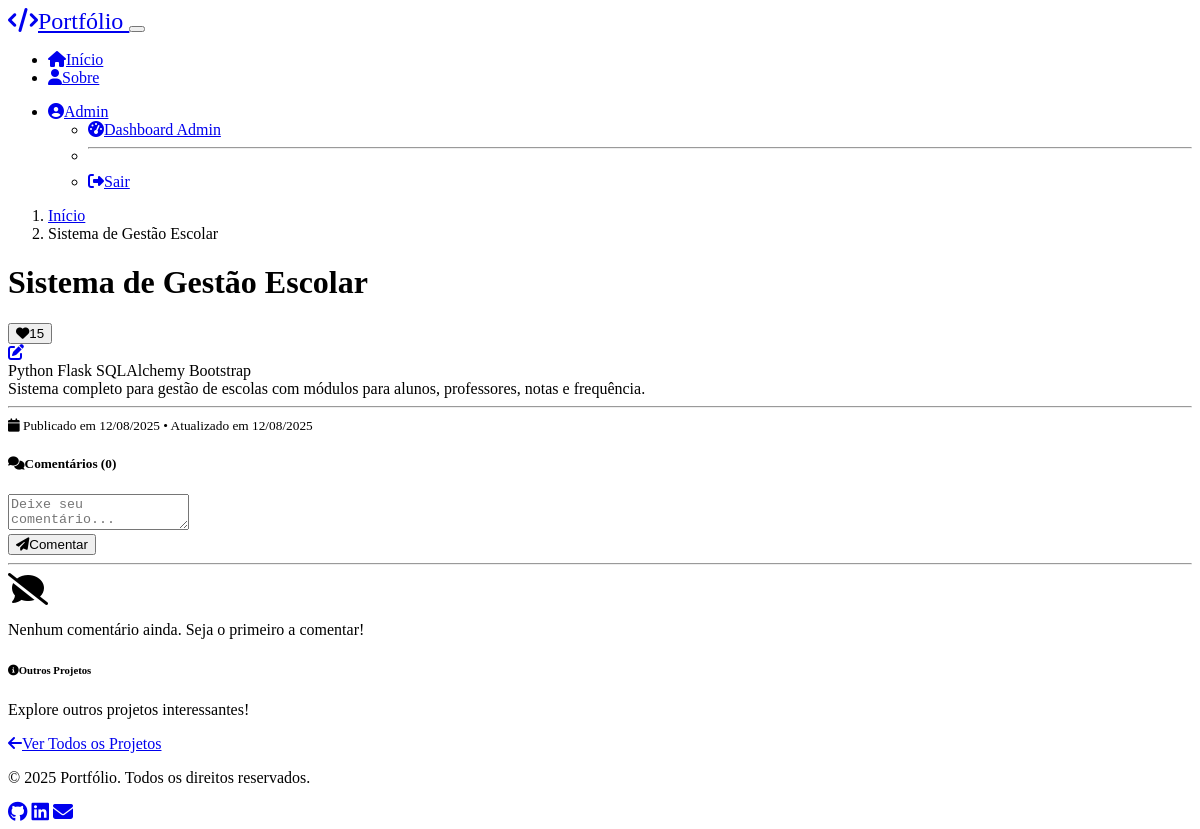
Screenshot of /project/1 (signed in) with the database file from the repository.
### models.py (models this page shows, shortened)
class Project(db.Model):
    id = db.Column(db.Integer, primary_key=True)
    titulo = db.Column(db.String(100), nullable=False)
    descricao = db.Column(db.Text, nullable=False)
    imagem_url = db.Column(db.String(200))
    tags = db.Column(db.String(200))  # Comma-separated tags
    status = db.Column(db.String(20), nullable=False, default='draft')  # 'draft' or 'published'
    likes_count = db.Column(db.Integer, default=0)
    criado_em = db.Column(db.DateTime, default=datetime.utcnow)
    atualizado_em = db.Column(db.DateTime, default=datetime.utcnow, onupdate=datetime.utcnow)
    user_id = db.Column(db.Integer, db.ForeignKey('user.id'), nullable=False)
    comments = db.relationship('Comment', backref='project', lazy=True, cascade='all, delete-orphan')
    likes = db.relationship('Like', backref='project', lazy=True, cascade='all, delete-orphan')

### routes.py (the view)
@main_bp.route('/project/<int:id>')
def project_detail(id):
    project = Project.query.get_or_404(id)
    if project.status != 'published' and not (session.get('is_admin')):
        flash('Projeto não encontrado.', 'warning')
        return redirect(url_for('main.index'))
    comments = Comment.query.filter_by(project_id=id).order_by(desc(Comment.criado_em)).all()
    user_liked = False
    if 'user_id' in session:
        like = Like.query.filter_by(user_id=session['user_id'], project_id=id).first()
        user_liked = bool(like)
    form = CommentForm()
    return render_template('project_detail.html', project=project, comments=comments,
                         user_liked=user_liked, form=form)

### forms.py
class CommentForm(FlaskForm):
    conteudo = TextAreaField('Comentário', validators=[DataRequired(), Length(max=500)])
    submit = SubmitField('Comentar')

### templates/project_detail.html (shortened to what this page needs)
{% extends "base.html" %}
{% block content %}
<div class="container mt-4">
    <div class="row mb-4">
        <div class="col-12">
            <nav aria-label="breadcrumb">
                <ol class="breadcrumb">
                    <li class="breadcrumb-item"><a href="{{ url_for('main.index') }}">Início</a></li>
                    <li class="breadcrumb-item active">{{ project.titulo }}</li>
                </ol>
            </nav>
        </div>
    </div>
    <div class="row">
        <div class="col-lg-8">
            <div class="card bg-dark border-secondary mb-4">
                <div class="card-body">
                    <div class="d-flex justify-content-between align-items-start mb-3">
                        <h1 class="h2 mb-0">{{ project.titulo }}</h1>
                        <div class="d-flex align-items-center">
                            {% if session.user_id %}
                            <form method="POST" action="{{ url_for('main.toggle_like', id=project.id) }}" class="me-2">
                                <button type="submit" class="btn btn-sm {% if user_liked %}btn-danger{% else %}btn-outline-danger{% endif %}">
                                    <i class="fas fa-heart me-1"></i>{{ project.likes_count }}
                                </button>
                            </form>
                            {% else %}
                            <span class="btn btn-sm btn-outline-danger disabled">
                                <i class="fas fa-heart me-1"></i>{{ project.likes_count }}
                            </span>
                            {% endif %}
                            {% if session.is_admin %}
                            <a href="{{ url_for('main.admin_project_edit', id=project.id) }}"
                               class="btn btn-sm btn-outline-warning">
                                <i class="fas fa-edit"></i>
                            </a>
                            {% endif %}
                        </div>
                    </div>
                    {% if project.tags %}
                    <div class="mb-3">
                        {% for tag in project.tags.split(',') %}
                        <span class="badge bg-secondary me-1">{{ tag.strip() }}</span>
                        {% endfor %}
                    </div>
                    {% endif %}
                    <div class="project-description">
                        {{ project.descricao|replace('\n', '<br>')|safe }}
                    </div>
                    <hr>
                    <small class="text-muted">
                        <i class="fas fa-calendar me-1"></i>
                        Publicado em {{ project.criado_em.strftime('%d/%m/%Y') }}
                        {% if project.atualizado_em and project.atualizado_em != project.criado_em %}
                        • Atualizado em {{ project.atualizado_em.strftime('%d/%m/%Y') }}
                        {% endif %}
                    </small>
                </div>
            </div>
            <div class="card bg-dark border-secondary">
                <div class="card-header">
                    <h5><i class="fas fa-comments me-2"></i>Comentários ({{ comments|length }})</h5>
                </div>
                <div class="card-body">
                    {% if session.user_id %}
                    <form method="POST" action="{{ url_for('main.add_comment', id=project.id) }}" class="mb-4">
                        <div class="mb-3">
                            {{ form.conteudo(class="form-control", placeholder="Deixe seu comentário...") }}
                        </div>
                        <button type="submit" class="btn btn-primary">
                            <i class="fas fa-paper-plane me-1"></i>Comentar
                        </button>
                    </form>
                    <hr>
                    {% else %}
                    <div class="alert alert-info">
                        <i class="fas fa-info-circle me-2"></i>
                        <a href="{{ url_for('main.login') }}">Faça login</a> para deixar um comentário.
                    </div>
                    {% endif %}
                    {% if comments %}
                    <div class="comments-list">
                        {% for comment in comments %}
                        <div class="comment mb-3 p-3 bg-secondary rounded">
                            <div class="d-flex justify-content-between align-items-start mb-2">
                                <strong>{{ comment.user.nome }}</strong>
                                <small class="text-muted">{{ comment.criado_em.strftime('%d/%m/%Y às %H:%M') }}</small>
                            </div>
                            <p class="mb-0">{{ comment.conteudo }}</p>
                        </div>
                        {% endfor %}
                    </div>
                    {% else %}
                    <div class="text-center text-muted py-4">
                        <i class="fas fa-comment-slash fa-2x mb-2"></i>
                        <p>Nenhum comentário ainda. Seja o primeiro a comentar!</p>
                    </div>
                    {% endif %}
                </div>
            </div>
        </div>
        <div class="col-lg-4">
            <div class="card bg-dark border-secondary">
                <div class="card-header">
                    <h6><i class="fas fa-info-circle me-2"></i>Outros Projetos</h6>
                </div>
                <div class="card-body">
                    <p class="text-muted">Explore outros projetos interessantes!</p>
                    <a href="{{ url_for('main.index') }}#projetos" class="btn btn-outline-primary btn-sm">
                        <i class="fas fa-arrow-left me-1"></i>Ver Todos os Projetos
                    </a>
                </div>
            </div>
        </div>
    </div>
</div>
{% endblock %}

### static/css/style.css (style rules this page uses)
:root { --hero-gradient: linear-gradient(135deg, #667eea 0%, #764ba2 100%); }
.card { transition: transform 0.3s ease, box-shadow 0.3s ease; }
.btn { font-weight: 500; transition: all 0.3s ease; }
html { scroll-behavior: smooth; }

### rows the page displays
Project: titulo "Sistema de Gestão Escolar", likes_count "15", descricao "Sistema completo para gestão de escolas com módulos para alunos, professores, notas e frequência.", criado_em "12/08/2025", atualizado_em "12/08/2025"

### other values shown
{{ session.user_name }} "Admin"
{{ tag.strip() }} "Python" "Flask" "SQLAlchemy" "Bootstrap"
{{ comments|length }} "0"
{{ current_year or 2025 }} "2025"
